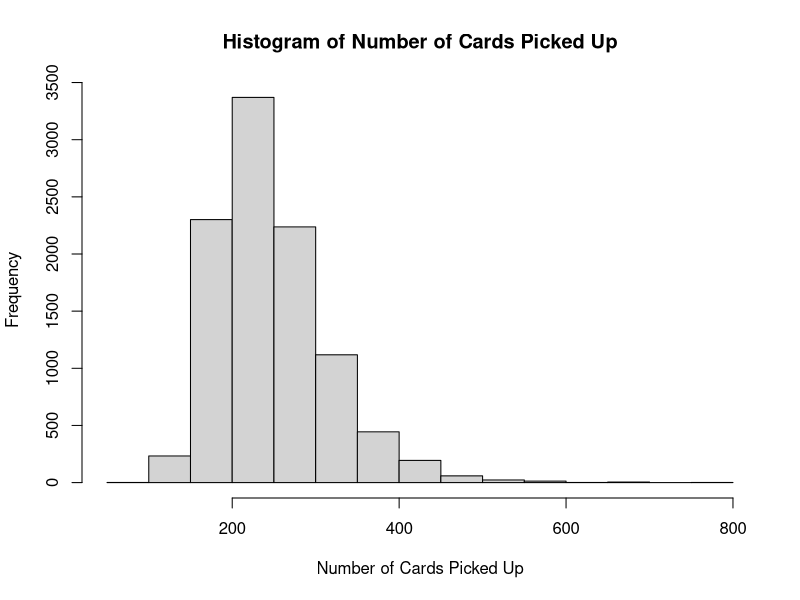

Reproduce this figure in R.
## ---- chunk 1
knitr::opts_chunk$set(echo = TRUE)
## ---- chunk 2
n <- 10000 # number of simulations
set.seed(1234) 
full_deck <- 1:54 

sim_results <- c()

# run the simulation n times
for(x in seq(1, n)){
  card_count <- 0 # number cards found
  cards_found <- rep(FALSE, 54)
  # pick up cards until a unique deck is found, or reaches cap of 1000
  while (FALSE %in% cards_found & card_count < 1000){
    card <- sample(full_deck, size=1, replace=TRUE) # pick up a random card
    cards_found[card] <- TRUE # mark this card as found
    card_count <- card_count + 1
  }
  # add the count of cards picked up (unless it reached the cap)
  if(card_count < 1000){
    sim_results <- append(sim_results, card_count)
  }
}

head(sim_results)
## ---- chunk 3
# Checking if any runs reached the cap of 1000
print(length(sim_results))

# average or expected number of cards needed to pick up to get a full deck
print(mean(sim_results))

# Minimum number of cards found to get a full deck
print(min(sim_results))

# Maximum number of cards found to get a full deck
print(max(sim_results))
## ---- chunk 4
hist(sim_results,
    main = "Histogram of Number of Cards Picked Up",
    xlab = "Number of Cards Picked Up")
